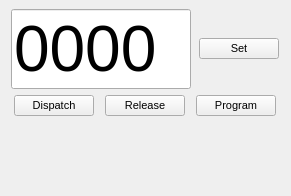
<?xml version="1.0" encoding="UTF-8"?>
<ui version="4.0">
 <class>AddressPanel</class>
 <widget class="QDockWidget" name="AddressPanel">
  <property name="geometry">
   <rect>
    <x>0</x>
    <y>0</y>
    <width>291</width>
    <height>196</height>
   </rect>
  </property>
  <property name="font">
   <font>
    <pointsize>8</pointsize>
   </font>
  </property>
  <property name="allowedAreas">
   <set>Qt::BottomDockWidgetArea|Qt::LeftDockWidgetArea|Qt::RightDockWidgetArea</set>
  </property>
  <property name="windowTitle">
   <string>AddressPanel</string>
  </property>
  <widget class="QWidget" name="dockWidgetContents">
   <layout class="QVBoxLayout" name="verticalLayout">
    <item>
     <layout class="QHBoxLayout" name="horizontalLayout_5">
      <item>
       <widget class="JTextField" name="edAddress">
        <property name="sizePolicy">
         <sizepolicy hsizetype="Fixed" vsizetype="Fixed">
          <horstretch>0</horstretch>
          <verstretch>0</verstretch>
         </sizepolicy>
        </property>
        <property name="maximumSize">
         <size>
          <width>180</width>
          <height>16777215</height>
         </size>
        </property>
        <property name="font">
         <font>
          <pointsize>48</pointsize>
         </font>
        </property>
        <property name="inputMethodHints">
         <set>Qt::ImhPreferNumbers</set>
        </property>
        <property name="text">
         <string>0000</string>
        </property>
       </widget>
      </item>
      <item>
       <widget class="QPushButton" name="setButton">
        <property name="sizePolicy">
         <sizepolicy hsizetype="Fixed" vsizetype="Fixed">
          <horstretch>0</horstretch>
          <verstretch>0</verstretch>
         </sizepolicy>
        </property>
        <property name="text">
         <string>Set</string>
        </property>
       </widget>
      </item>
     </layout>
    </item>
    <item>
     <layout class="QHBoxLayout" name="horizontalLayout_4">
      <item>
       <widget class="QPushButton" name="dispatchButton">
        <property name="sizePolicy">
         <sizepolicy hsizetype="Fixed" vsizetype="Fixed">
          <horstretch>0</horstretch>
          <verstretch>0</verstretch>
         </sizepolicy>
        </property>
        <property name="text">
         <string>Dispatch</string>
        </property>
       </widget>
      </item>
      <item>
       <widget class="QPushButton" name="releaseButton">
        <property name="sizePolicy">
         <sizepolicy hsizetype="Fixed" vsizetype="Fixed">
          <horstretch>0</horstretch>
          <verstretch>0</verstretch>
         </sizepolicy>
        </property>
        <property name="text">
         <string>Release</string>
        </property>
       </widget>
      </item>
      <item>
       <widget class="QPushButton" name="progButton">
        <property name="sizePolicy">
         <sizepolicy hsizetype="Fixed" vsizetype="Fixed">
          <horstretch>0</horstretch>
          <verstretch>0</verstretch>
         </sizepolicy>
        </property>
        <property name="text">
         <string>Program</string>
        </property>
       </widget>
      </item>
     </layout>
    </item>
    <item>
     <widget class="RosterEntrySelectorPanel" name="rosterBox" native="true"/>
    </item>
   </layout>
  </widget>
 </widget>
 <customwidgets>
  <customwidget>
   <class>JTextField</class>
   <extends>QLineEdit</extends>
   <header>jtextfield.h</header>
  </customwidget>
  <customwidget>
   <class>RosterEntrySelectorPanel</class>
   <extends>QWidget</extends>
   <header>rosterentryselectorpanel.h</header>
   <container>1</container>
  </customwidget>
 </customwidgets>
 <resources/>
 <connections/>
</ui>
